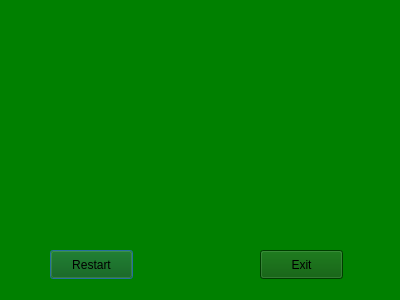
<?xml version="1.0" encoding="UTF-8"?>
<ui version="4.0">
 <class>Winnerwindow</class>
 <widget class="QDialog" name="Winnerwindow">
  <property name="geometry">
   <rect>
    <x>0</x>
    <y>0</y>
    <width>400</width>
    <height>300</height>
   </rect>
  </property>
  <property name="windowTitle">
   <string>Cities</string>
  </property>
  <property name="windowIcon">
   <iconset resource="resources.qrc">
    <normaloff>:/img/cities_icon.png</normaloff>:/img/cities_icon.png</iconset>
  </property>
  <property name="styleSheet">
   <string notr="true">QDialog {
	background-color: green;
}</string>
  </property>
  <widget class="QPushButton" name="restart_button">
   <property name="geometry">
    <rect>
     <x>50</x>
     <y>250</y>
     <width>83</width>
     <height>29</height>
    </rect>
   </property>
   <property name="styleSheet">
    <string notr="true">QPushButton {
	background-color: rgb(0, 85, 0);
}

QPushButton:hover {
	background-color:  rgb(0, 102, 0);
}

QPushButton:pressed {
	background-color:  rgb(0, 124, 0);
}</string>
   </property>
   <property name="text">
    <string>Restart</string>
   </property>
  </widget>
  <widget class="QPushButton" name="exit_button">
   <property name="geometry">
    <rect>
     <x>260</x>
     <y>250</y>
     <width>83</width>
     <height>29</height>
    </rect>
   </property>
   <property name="styleSheet">
    <string notr="true">QPushButton {
	background-color: rgb(0, 85, 0);
}

QPushButton:hover {
	background-color:  rgb(0, 102, 0);
}

QPushButton:pressed {
	background-color:  rgb(0, 124, 0);
}</string>
   </property>
   <property name="text">
    <string>Exit</string>
   </property>
  </widget>
  <widget class="QLabel" name="game_result">
   <property name="geometry">
    <rect>
     <x>110</x>
     <y>70</y>
     <width>171</width>
     <height>61</height>
    </rect>
   </property>
   <property name="text">
    <string>&lt;html&gt;&lt;head/&gt;&lt;body&gt;&lt;p&gt;&lt;br/&gt;&lt;/p&gt;&lt;/body&gt;&lt;/html&gt;</string>
   </property>
  </widget>
 </widget>
 <resources>
  <include location="resources.qrc"/>
 </resources>
 <connections/>
</ui>
